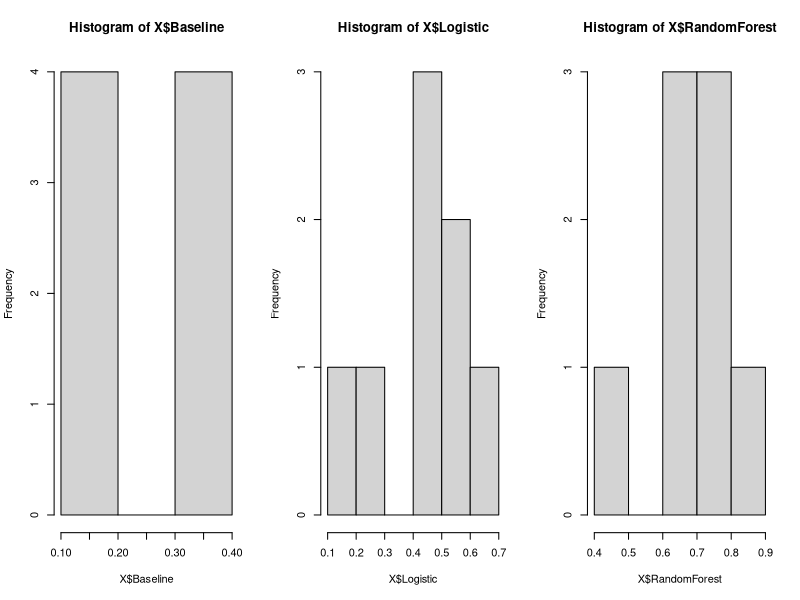
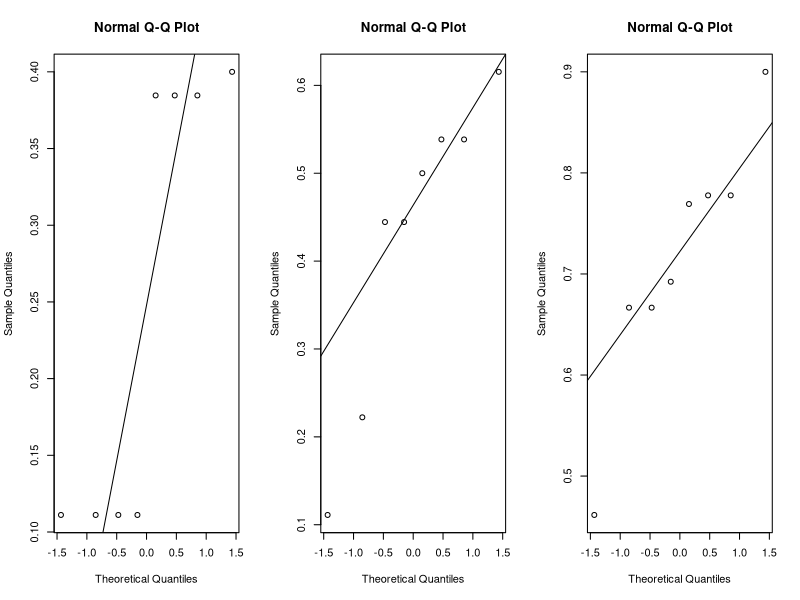
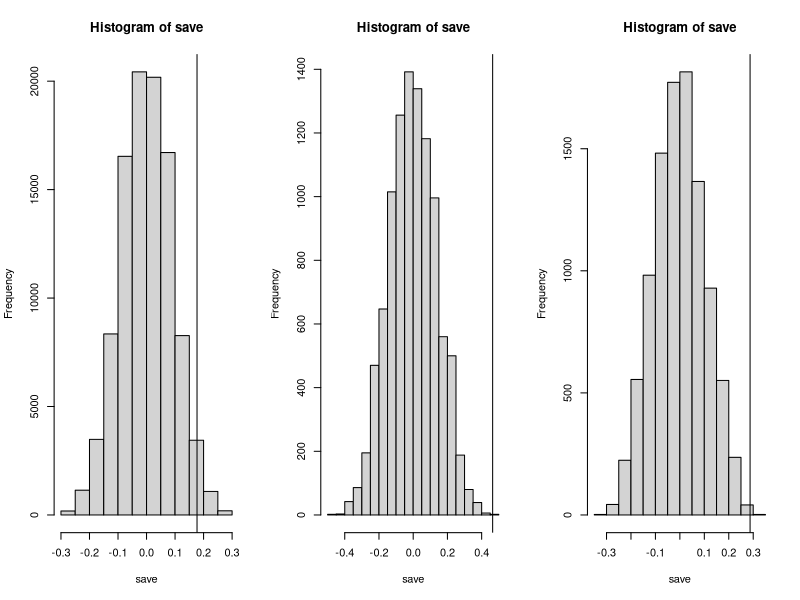

R code for these plots, in order:

setwd("/Users/nikolaj/Desktop/GIT/Stat_project/")
X = read.table('data/A_and_W.txt', col.names = c("Baseline", "Logistic", "RandomForest"))
X

par(mfcol = c(1,3))
hist(X$Baseline)
hist(X$Logistic)
hist(X$RandomForest)

qqnorm(X$Baseline)
qqline(X$Baseline)

qqnorm(X$Logistic)
qqline(X$Logistic)

qqnorm(X$RandomForest)
qqline(X$RandomForest)

# they are not that normal distributed


###################### PERMUTATION TEST
# permutation test betweenn logistic and baseline

tobs <- mean(X$Logistic) - mean(X$Baseline)

n = 100000

save = numeric(n)

for (i in 1:n) {
index = sample(16, replace = FALSE)
z = c(X$Logistic, X$Baseline)
z_perm = z[index]
save[i] = mean(z_perm[9:16]) - mean(z_perm[1:8])
}
hist(save)
abline(v = tobs)

t0 <- sum(tobs < save)/n
p_val <- 2*t0
p_val # significant

# between randomforest and baseline

tobs <- mean(X$RandomForest) - mean(X$Baseline)

n = 10000

save = numeric(n)

for (i in 1:n) {
index = sample(16, replace = FALSE)
z = c(X$RandomForest, X$Baseline)
z_perm = z[index]
save[i] = mean(z_perm[9:16]) - mean(z_perm[1:8])
}
hist(save)
abline(v = tobs)

t0 <- sum(tobs < save)/n
p_val <- 2*t0
p_val #significant

# between randomforest and logistic

tobs <- mean(X$RandomForest) - mean(X$Logistic)

n = 10000

save = numeric(n)

for (i in 1:n) {
index = sample(16, replace = FALSE)
z = c(X$RandomForest, X$Logistic)
z_perm = z[index]
save[i] = mean(z_perm[9:16]) - mean(z_perm[1:8])
}
hist(save)
abline(v = tobs)

t0 <- sum(tobs < save)/n
p_val <- 2*(t0)
p_val # not signnificant


###################################### t.test

wilcox.test(X$Baseline, X$Logistic)
wilcox.test(X$Baseline, X$RandomForest)
wilcox.test(X$RandomForest, X$Logistic)



